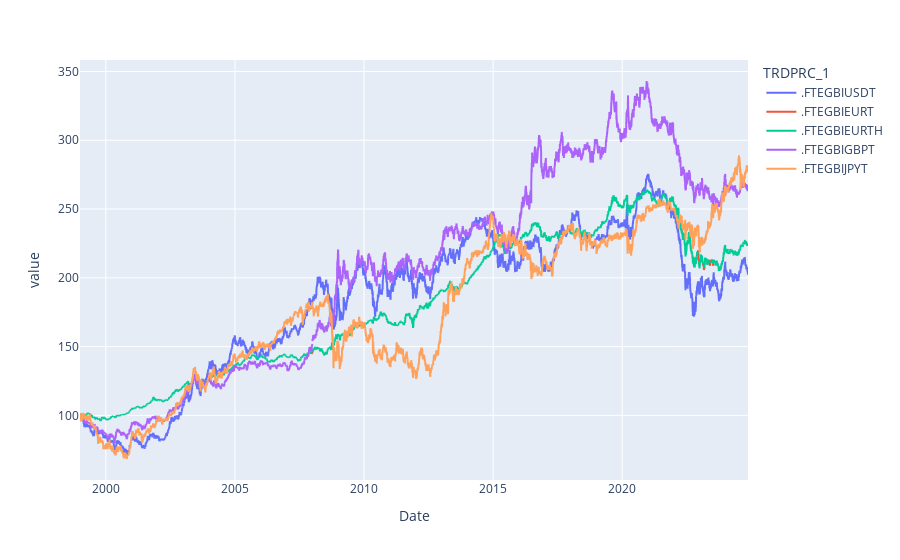

The notebook cell saved with this chart:
### Markdown cell above
##### Plot the prices

### Code cell
indexes_to_plot = ['.FTEGBIUSDT', '.FTEGBIEURT' , '.FTEGBIEURTH' , '.FTEGBIGBPT', '.FTEGBIJPYT']

px.line(index_prices[indexes_to_plot])

### Figure 1 — Plotly figure (JSON) as saved in the notebook; plotly's stock layout.template omitted (floating-point values rounded to 4 significant figures; data arrays with more than 128 entries replaced by an {"elided": "..."} marker saying what was removed)
{"data": [{"hovertemplate": "TRDPRC_1=.FTEGBIUSDT<br>Date=%{x}<br>value=%{y}<extra></extra>", "legendgroup": ".FTEGBIUSDT", "line": {"color": "#636efa", "dash": "solid"}, "marker": {"symbol": "circle"}, "mode": "lines", "name": ".FTEGBIUSDT", "showlegend": true, "type": "scattergl", "x": {"elided": "6729 str values"}, "xaxis": "x", "y": {"elided": "6729 float values"}, "yaxis": "y"}, {"hovertemplate": "TRDPRC_1=.FTEGBIEURT<br>Date=%{x}<br>value=%{y}<extra></extra>", "legendgroup": ".FTEGBIEURT", "line": {"color": "#EF553B", "dash": "solid"}, "marker": {"symbol": "circle"}, "mode": "lines", "name": ".FTEGBIEURT", "showlegend": true, "type": "scattergl", "x": {"elided": "6729 str values"}, "xaxis": "x", "y": {"elided": "6729 float values"}, "yaxis": "y"}, {"hovertemplate": "TRDPRC_1=.FTEGBIEURTH<br>Date=%{x}<br>value=%{y}<extra></extra>", "legendgroup": ".FTEGBIEURTH", "line": {"color": "#00cc96", "dash": "solid"}, "marker": {"symbol": "circle"}, "mode": "lines", "name": ".FTEGBIEURTH", "showlegend": true, "type": "scattergl", "x": {"elided": "6729 str values"}, "xaxis": "x", "y": {"elided": "6729 float values"}, "yaxis": "y"}, {"hovertemplate": "TRDPRC_1=.FTEGBIGBPT<br>Date=%{x}<br>value=%{y}<extra></extra>", "legendgroup": ".FTEGBIGBPT", "line": {"color": "#ab63fa", "dash": "solid"}, "marker": {"symbol": "circle"}, "mode": "lines", "name": ".FTEGBIGBPT", "showlegend": true, "type": "scattergl", "x": {"elided": "6729 str values"}, "xaxis": "x", "y": {"elided": "6729 float values"}, "yaxis": "y"}, {"hovertemplate": "TRDPRC_1=.FTEGBIJPYT<br>Date=%{x}<br>value=%{y}<extra></extra>", "legendgroup": ".FTEGBIJPYT", "line": {"color": "#FFA15A", "dash": "solid"}, "marker": {"symbol": "circle"}, "mode": "lines", "name": ".FTEGBIJPYT", "showlegend": true, "type": "scattergl", "x": {"elided": "6729 str values"}, "xaxis": "x", "y": {"elided": "6729 float values"}, "yaxis": "y"}], "layout": {"legend": {"title": {"text": "TRDPRC_1"}, "tracegroupgap": 0}, "margin": {"t": 60}, "xaxis": {"anchor": "y", "domain": [0, 1], "title": {"text": "Date"}}, "yaxis": {"anchor": "x", "domain": [0, 1], "title": {"text": "value"}}}}
